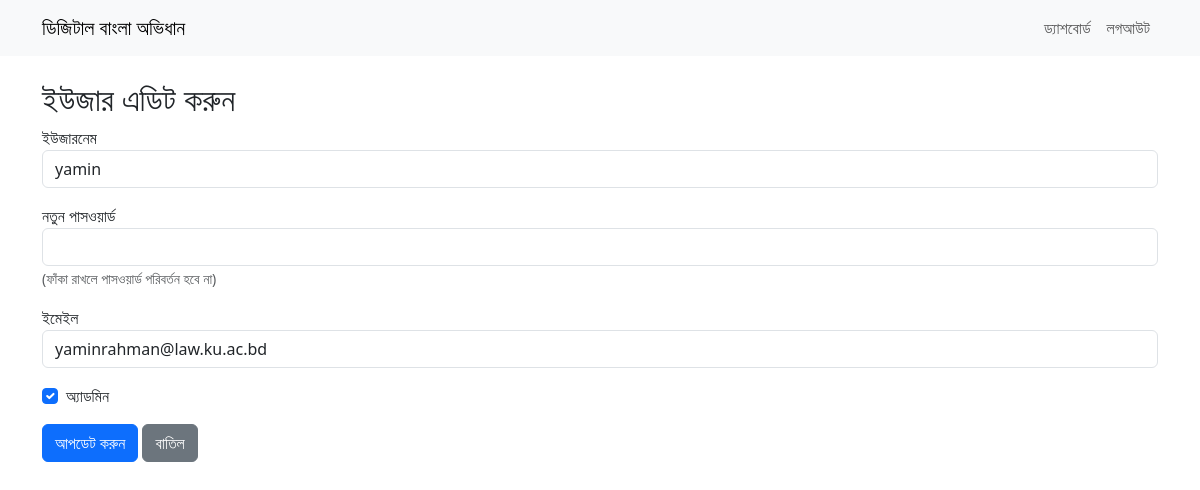
The app's page /edit_user/2 (signed in) with its own data.
### app.py (models this page shows)
class User(UserMixin, db.Model):
    id = db.Column(db.Integer, primary_key=True)
    username = db.Column(db.String(80), unique=True, nullable=False)
    password = db.Column(db.String(200), nullable=False)
    is_admin = db.Column(db.Boolean, default=False)
    email = db.Column(db.String(120), nullable=True)

### app.py (the view, shortened to what this page needs)
@app.route('/edit_user/<int:user_id>', methods=['GET', 'POST'])
@login_required
@admin_required
def edit_user(user_id):
    user = User.query.get_or_404(user_id)
    form = UserEditForm(obj=user)
    return render_template('admin/edit_user.html', form=form, user=user)

### app.py
class UserEditForm(FlaskForm):
    username = StringField('ইউজারনেম', validators=[DataRequired(), Length(min=3, max=80)])
    email = StringField('ইমেইল', validators=[DataRequired(), Length(max=120)])
    password = PasswordField('নতুন পাসওয়ার্ড', validators=[Optional(), Length(min=6)])
    is_admin = BooleanField('অ্যাডমিন')
    submit = SubmitField('সংরক্ষণ করুন')

### app.py (called while the page is built)
def admin_required(f):
    @wraps(f)
    def decorated_function(*args, **kwargs):
        if not current_user.is_authenticated or not getattr(current_user, 'is_admin', False):
            abort(403)
        return f(*args, **kwargs)
    return decorated_function

@login_manager.user_loader
def load_user(user_id):
    return User.query.get(int(user_id))

### templates/admin/edit_user.html (shortened to what this page needs)
{% extends 'base.html' %}
{% block content %}
<h2>ইউজার এডিট করুন</h2>
<form method="post">
    <div class="mb-3">
        {{ form.username.label }}
        {{ form.username(class_='form-control') }}
    </div>
    <div class="mb-3">
        {{ form.password.label }}
        {{ form.password(class_='form-control') }}
        <small class="form-text text-muted">(ফাঁকা রাখলে পাসওয়ার্ড পরিবর্তন হবে না)</small>
    </div>
    <div class="mb-3">
        {{ form.email.label }}
        {{ form.email(class_='form-control') }}
    </div>
    <div class="mb-3">
        <div class="form-check">
            {{ form.is_admin(class_='form-check-input') }}
            {{ form.is_admin.label(class_='form-check-label') }}
        </div>
    </div>
    <button type="submit" class="btn btn-primary">আপডেট করুন</button>
    <a href="{{ url_for('users') }}" class="btn btn-secondary">বাতিল</a>
</form>
{% endblock %}

### records on screen
User: username "yamin", email "yaminrahman@law.ku.ac.bd", is_admin "☑"
